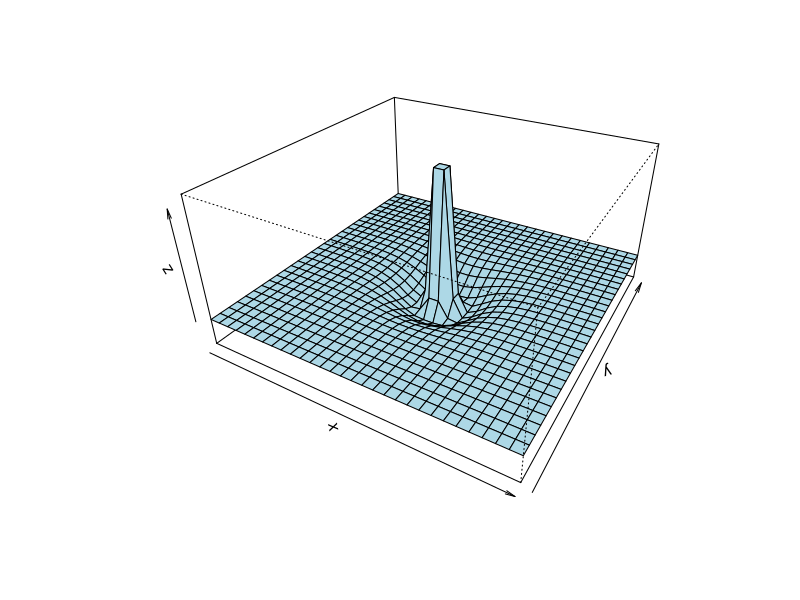

Generate this figure with R:
x <- seq(-10, 10, length= 30)
y <- x
f <- function(x, y) { r <- sqrt(x^2+y^2); - exp(-r)*log(r)}
z <- outer(x, y, f) #why is this? 
z[is.na(z)] <- 1
op <- par(bg = "white")
persp(x, y, z, theta = 30, phi = 30, expand = 0.5, col = "lightblue")

